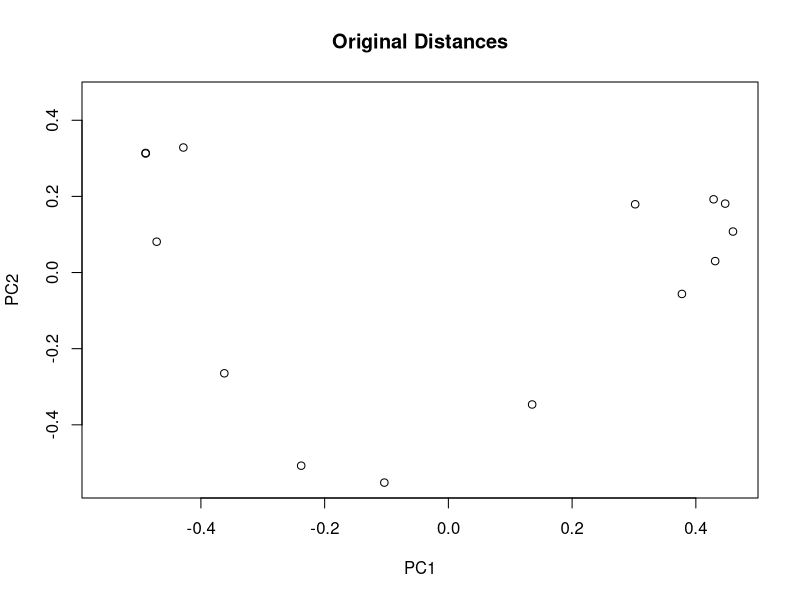
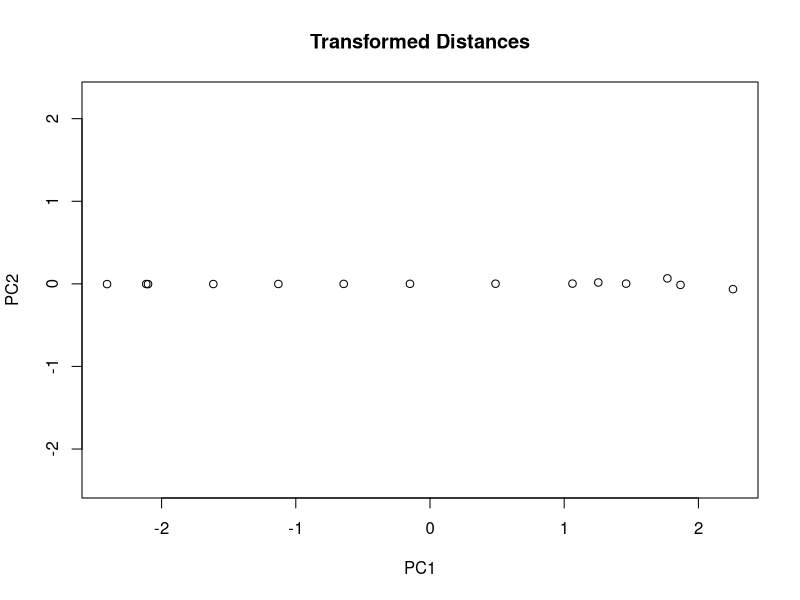
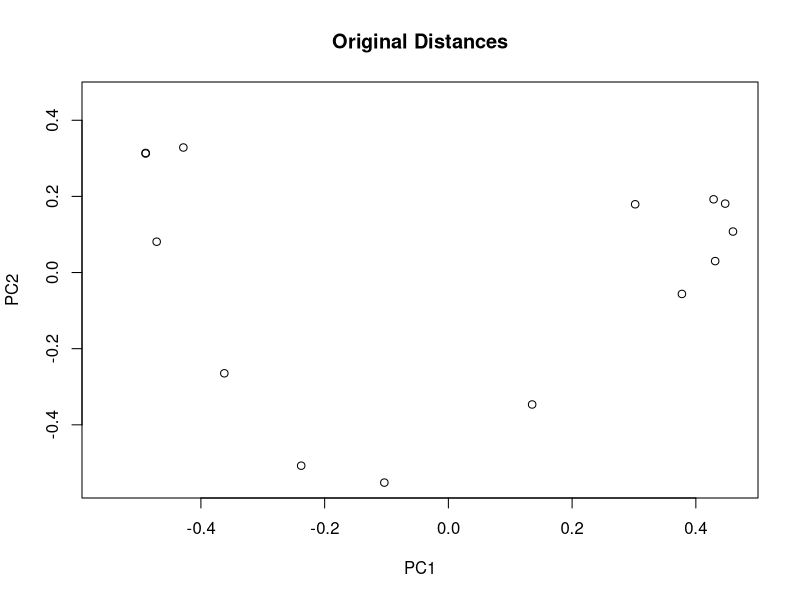
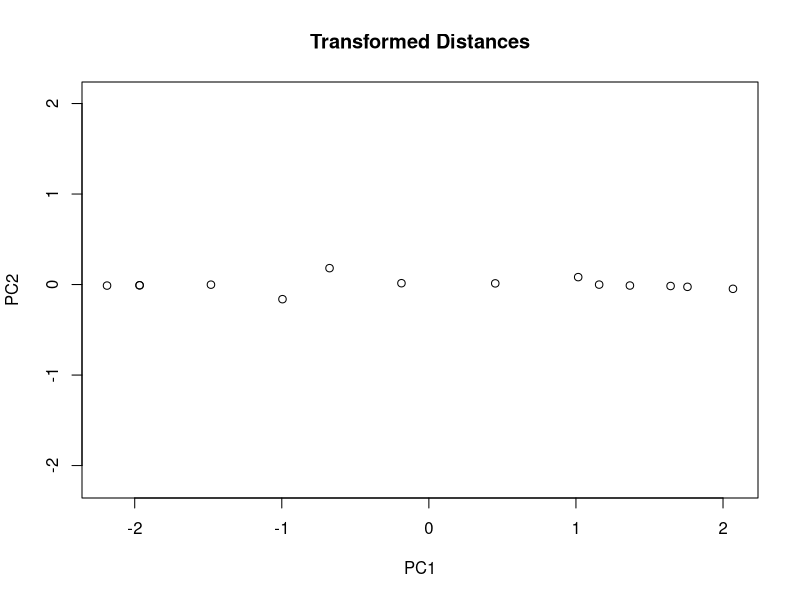
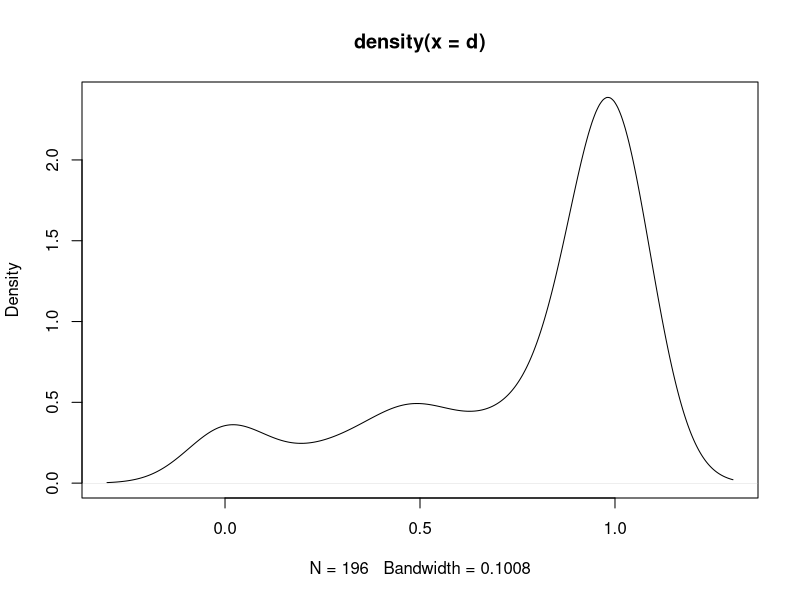

R code for these plots, in order: (Note: this script raises an error after producing the figures.)
# lgd_tinker.r
# Tinkering with Local Gradient Distance
# Knights Lab - University of Minnesota
# September 2019
# usage : source('lgd_tinker.r')

##### Hanging Questions #####
# What's with the weights?
# Fix neighborhood.size vs. neighborhood radius
# Add Error message for NULL result
# Add warning for number of links created
# Add warning for links added > twice length of local edge
# calculate based on normalized table or raw counts? What's the difference?


##### Set Up #####
library(vegan)
library(ggplot2)
require('igraph', warn.conflicts=FALSE, quietly=TRUE) # load package quietly
dat <- read.delim("data/sim_gradient/fake_rel_abun_long.txt", sep="\t", header=T)
dat <- round(dat[c(5,10,15,20, 45,50,52,55, 75,82,88,90,92,96),]*10000) # select interesting set, convert to counts
rownames(dat) <- paste0("sample.", 1:nrow(dat))


##### N-based LGD #####
# Parameters
d <- vegdist(dat)
min(d)
max(d)
neighborhood.size = NULL
neighborhood.radius = 0.43
weighted = TRUE

# Function Contents
# step 1: neighborhood settings : uses radius if both provided, ranges allowed
if(is.null(neighborhood.size) && is.null(neighborhood.radius)){
  neighborhood.sizes <- 3:10 # default try n=3:10
} else if (is.null(neighborhood.radius)) {
  neighborhood.sizes <- neighborhood.size
  use.r <- FALSE
} else {
  neighborhood.sizes <- neighborhood.radius
  use.r <- TRUE
}

# step 2/3: create graph, check validity (components)
#   calculate number of eigenvalues == 0 in graph;
#   this is the number of connected components.
ix <- 1
is.valid <- FALSE
while(ix <= length(neighborhood.sizes) && !is.valid){
  ns <- neighborhood.sizes[ix]
  # step 2: create graph g <- lg.graph(d, neighborhood.size=ns, use.r= use.r, weighted=weighted)
  neighborhood.size <- ns
  use.r <- use.r
  weighted <- weighted
  # start of lg.graph
  d <- as.matrix(d)
  adj <- matrix(0, nrow(d), nrow(d))
  for(i in 1:nrow(adj)) {
    if(!use.r) { adj[i,order(d[i,])[1:(neighborhood.size+1)]] <- 1 }
    else adj[i,which(d[i,] < neighborhood.size)] <- 1
  }
  if(weighted) adj[adj>0] <- d[adj>0] else weighted <- NULL
  rownames(adj) <- rownames(d); colnames(adj) <- colnames(d);
  g <- graph.adjacency(adj, weighted=weighted, mode='undirected')
  # end of lg.graph
  eigs <- eigen(graph.laplacian(g),only.values=TRUE)$values
  is.valid <- sum(eigs < 10 * .Machine$double.eps) == 1   # one way to test validity (one eigen val = 0)
  if (!is.valid) {
    is.valid <- clusters(g)$no == 1                       # another validity test (only one cluster, thus fully connected)
  }
  ix <- ix + 1
}

# step 4: greedily add bridge(s) if invalid. Need to throw a
# warning if bridge added is more than twice the length
# of a local edge (!)
if (!is.valid) {
  # start of greedy.connect
  #dc <- split(1:nrow(as.matrix(d)), components(g)$membership)          # list of graph disconnected components
  og <- graph.adjacency(as.matrix(d), weighted=T, mode='undirected')   # original full graph (no LGD)
  mstree <- mst(og) #graph.adjacency(mst(og), weighted=TRUE, mode='undirected') # minimum spanning tree
  me <- split(as_edgelist(mstree), seq(gsize(mstree))); ge <- split(as_edgelist(g), seq(gsize(g)));
  new_edges <- unname(unlist(me[!(me %in% ge)]))
  w <- d[sapply(seq(1,length(new_edges),2), function (i) return((which(rownames(d) == new_edges[i])-1)*nrow(d)+which(colnames(d) == new_edges[i+1])))]
  warning(paste0("Disconnected graph with given neighborhood size. Adding ", length(new_edges)/2, " edges."), call.=FALSE)
  if (any(w > 2*max(E(g)$weight))) warning("Some added edge weights exceed twice length of neighborhood edges.")
  g <- add_edges(g, new_edges, attr = list("weight"=w))
  # end of greedy.connect
  eigs <- eigen(graph.laplacian(g),only.values=TRUE)$values
  is.valid <- sum(eigs < 10 * .Machine$double.eps) == 1  # one way to test validity (one eigen val = 0)
  if (!is.valid) {
    is.valid <- clusters(g)$no == 1 # another validity test (only one cluster, thus fully connected)
  }
}
# return distance matrix based on this graph
lgd <- shortest.paths(g)
# look at output
cat('Calculating local gradient distance...\n')
lgd <- lgd
cat('Calculating PCoA of original distances...\n')
pc.d <- cmdscale(d)
cat('Calculating PCoA of transformed distances...\n')
pc.lgd <- cmdscale(lgd)
cat('Plotting PCoA of original distances...\n')
plot(pc.d, xlim=range(pc.d), ylim=range(pc.d), main="Original Distances", xlab="PC1", ylab="PC2")
cat('Plotting PCoA of transformed distances...\n')
plot(pc.lgd, xlim=range(pc.lgd), ylim=range(pc.lgd), main="Transformed Distances", xlab="PC1", ylab="PC2")




##### Testing Function formats #####
"lg.dist" <- function(d, neighborhood.size=NULL, neighborhood.radius=NULL, weighted=TRUE) {
  # note: master function, calculates distances based on connected graph of neighborhoods
  # note: prefers to use radius, but if nothing provided tries n = 3:10
  if(is.null(neighborhood.size) && is.null(neighborhood.radius)){
    neighborhood.sizes <- 3:10 # default try n=3:10
  } else if (is.null(neighborhood.radius)) {
    neighborhood.sizes <- neighborhood.size
    use.r <- FALSE
  } else {
    neighborhood.sizes <- neighborhood.radius
    use.r <- TRUE
  }
  # note: try to create connected graph with provided neighborhood ranges.
  ix <- 1
  is.valid <- FALSE
  while(ix <= length(neighborhood.sizes) && !is.valid){
    ns <- neighborhood.sizes[ix]
    g <- lg.graph(d, neighborhood.size=ns, use.r= use.r, weighted=weighted)
    eigs <- eigen(graph.laplacian(g),only.values=TRUE)$values
    is.valid <- sum(eigs < 10 * .Machine$double.eps) == 1
    ix <- ix + 1
  }
  # note: connect graph if still invalid
  if (!is.valid) {
    g <- greedy.connect(d, g, neighborhood.sizes[ix-1])
    eigs <- eigen(graph.laplacian(g),only.values=TRUE)$values
    is.valid <- sum(eigs < 10 * .Machine$double.eps) == 1
  }
  # note: return dist object
  lgd <- shortest.paths(g)
  if (is.null(lgd)) {warning("Resulted in null graph."); return(NULL);}
  return(lgd)
}

"lg.graph" <- function(d, neighborhood.size=NULL, use.r=TRUE, weighted=TRUE) {
  # note: creates graph with provided neighborhood metric
  require('igraph', warn.conflicts=FALSE, quietly=TRUE)
  d <- as.matrix(d)
  adj <- matrix(0, nrow(d), nrow(d))
  for(i in 1:nrow(adj)) {
    if(!use.r) { adj[i,order(d[i,])[1:(neighborhood.size+1)]] <- 1 }
    else adj[i,which(d[i,] <= neighborhood.size)] <- 1
  }
  if(weighted) adj[adj>0] <- d[adj>0] else weighted <- NULL
  rownames(adj) <- rownames(d); colnames(adj) <- colnames(d);
  g <- graph.adjacency(adj, weighted=weighted, mode='undirected')
  return(g)
}

"greedy.connect" <- function (d, g, ns) {
  # note: greedily connects disconnected components with minimum distance between components
  # note: prints warning to output to notify user of this operation
  dc <- split(1:nrow(as.matrix(d)), components(g)$membership)
  mstree <- graph.adjacency(mst(d), weighted=TRUE, mode='undirected')
  me <- split(as_edgelist(mstree), seq(gsize(mstree))); ge <- split(as_edgelist(g), seq(gsize(g)));
  new_edges <- unname(unlist(me[!(me %in% ge)]))
  w <- d[sapply(seq(1,length(new_edges),2), function (i) return((which(rownames(d) == new_edges[i])-1)*nrow(d)+which(colnames(d) == new_edges[i+1])))]
  warning(paste0("Disconnected graph with given neighborhood size (", ns, "). Adding ", length(new_edges)/2, " edges."), call.=FALSE)
  if (any(w > 2*max(E(g)$weight))) warning("Some added edge weights exceed twice length of neighborhood edges.")
  g <- add_edges(g, new_edges, attr = list("weight"=w))
  return(g)
}

# TEST 1 : Disconnected, n=3
cat('Calculating local gradient distance...\n')
lgd <- lg.dist(d, neighborhood.size=3)
cat('Calculating PCoA of original distances...\n')
pc.d <- cmdscale(d)
cat('Calculating PCoA of transformed distances...\n')
pc.lgd <- cmdscale(lgd)
cat('Plotting PCoA of original distances...\n')
plot(pc.d, xlim=range(pc.d), ylim=range(pc.d), main="Original Distances", xlab="PC1", ylab="PC2")
cat('Plotting PCoA of transformed distances...\n')
plot(pc.lgd, xlim=range(pc.lgd), ylim=range(pc.lgd), main="Transformed Distances", xlab="PC1", ylab="PC2")

# TEST 2 : Disconnected, r=0.2:0.4
plot(density(d))
cat('Calculating local gradient distance...\n')
lgd <- lg.dist(d, neighborhood.radius=c(0.2, 0.3, 0.4))
cat('Calculating PCoA of original distances...\n')
pc.d <- cmdscale(d)
cat('Calculating PCoA of transformed distances...\n')
pc.lgd <- cmdscale(lgd)
cat('Plotting PCoA of original distances...\n')
plot(pc.d, xlim=range(pc.d), ylim=range(pc.d), main="Original Distances", xlab="PC1", ylab="PC2")
cat('Plotting PCoA of transformed distances...\n')
plot(pc.lgd, xlim=range(pc.lgd), ylim=range(pc.lgd), main="Transformed Distances", xlab="PC1", ylab="PC2")

# TEST 3 : Disconnected, r=minimium distance for connected groups (cheating based on known distances)
plot(density(d))
r <- max(d["sample.4", "sample.5"], d["sample.8", "sample.9"]) # get minimum r for connected graph
cat('Calculating local gradient distance...\n')
lgd <- lg.dist(d, neighborhood.radius=r)
cat('Calculating PCoA of original distances...\n')
pc.d <- cmdscale(d)
cat('Calculating PCoA of transformed distances...\n')
pc.lgd <- cmdscale(lgd)
cat('Plotting PCoA of original distances...\n')
plot(pc.d, xlim=range(pc.d), ylim=range(pc.d), main="Original Distances", xlab="PC1", ylab="PC2")
cat('Plotting PCoA of transformed distances...\n')
plot(pc.lgd, xlim=range(pc.lgd), ylim=range(pc.lgd), main="Transformed Distances", xlab="PC1", ylab="PC2")




